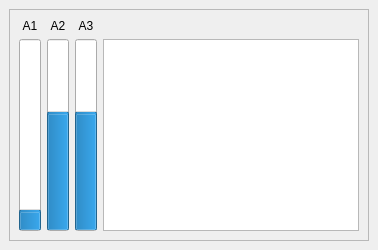
  <widget class="QDockWidget" name="dockWidget_3">
   <property name="features">
    <set>QDockWidget::DockWidgetFloatable|QDockWidget::DockWidgetMovable</set>
   </property>
   <property name="windowTitle">
    <string>Quad Display</string>
   </property>
   <attribute name="dockWidgetArea">
    <number>2</number>
   </attribute>
   <widget class="QWidget" name="dockWidgetContents_8">
    <layout class="QHBoxLayout" name="horizontalLayout_2">
     <item>
      <widget class="QFrame" name="frame_4">
       <property name="frameShape">
        <enum>QFrame::StyledPanel</enum>
       </property>
       <property name="frameShadow">
        <enum>QFrame::Raised</enum>
       </property>
       <layout class="QGridLayout" name="gridLayout_6">
        <item row="0" column="0">
         <widget class="QLabel" name="label_7">
          <property name="maximumSize">
           <size>
            <width>16777215</width>
            <height>10</height>
           </size>
          </property>
          <property name="text">
           <string>A1</string>
          </property>
          <property name="alignment">
           <set>Qt::AlignCenter</set>
          </property>
         </widget>
        </item>
        <item row="1" column="1">
         <widget class="QProgressBar" name="AltitudeProgressBar2">
          <property name="sizePolicy">
           <sizepolicy hsizetype="Fixed" vsizetype="Expanding">
            <horstretch>0</horstretch>
            <verstretch>0</verstretch>
           </sizepolicy>
          </property>
          <property name="font">
           <font>
            <stylestrategy>PreferDefault</stylestrategy>
            <kerning>true</kerning>
           </font>
          </property>
          <property name="cursor">
           <cursorShape>ArrowCursor</cursorShape>
          </property>
          <property name="layoutDirection">
           <enum>Qt::LeftToRight</enum>
          </property>
          <property name="maximum">
           <number>100</number>
          </property>
          <property name="value">
           <number>60</number>
          </property>
          <property name="alignment">
           <set>Qt::AlignCenter</set>
          </property>
          <property name="textVisible">
           <bool>true</bool>
          </property>
          <property name="orientation">
           <enum>Qt::Vertical</enum>
          </property>
          <property name="invertedAppearance">
           <bool>false</bool>
          </property>
          <property name="textDirection">
           <enum>QProgressBar::TopToBottom</enum>
          </property>
          <property name="format">
           <string>%p%</string>
          </property>
         </widget>
        </item>
        <item row="1" column="0">
         <widget class="QProgressBar" name="AltitudeProgressBar1">
          <property name="sizePolicy">
           <sizepolicy hsizetype="Fixed" vsizetype="Expanding">
            <horstretch>0</horstretch>
            <verstretch>0</verstretch>
           </sizepolicy>
          </property>
          <property name="font">
           <font>
            <stylestrategy>PreferDefault</stylestrategy>
            <kerning>true</kerning>
           </font>
          </property>
          <property name="cursor">
           <cursorShape>ArrowCursor</cursorShape>
          </property>
          <property name="layoutDirection">
           <enum>Qt::LeftToRight</enum>
          </property>
          <property name="minimum">
           <number>0</number>
          </property>
          <property name="maximum">
           <number>100</number>
          </property>
          <property name="value">
           <number>9</number>
          </property>
          <property name="alignment">
           <set>Qt::AlignCenter</set>
          </property>
          <property name="textVisible">
           <bool>true</bool>
          </property>
          <property name="orientation">
           <enum>Qt::Vertical</enum>
          </property>
          <property name="invertedAppearance">
           <bool>false</bool>
          </property>
          <property name="textDirection">
           <enum>QProgressBar::TopToBottom</enum>
          </property>
          <property name="format">
           <string>%p</string>
          </property>
         </widget>
        </item>
        <item row="0" column="1">
         <widget class="QLabel" name="label_8">
          <property name="text">
           <string>A2</string>
          </property>
          <property name="alignment">
           <set>Qt::AlignCenter</set>
          </property>
         </widget>
        </item>
        <item row="1" column="2">
         <widget class="QProgressBar" name="AltitudeProgressBar3">
          <property name="sizePolicy">
           <sizepolicy hsizetype="Fixed" vsizetype="Expanding">
            <horstretch>0</horstretch>
            <verstretch>0</verstretch>
           </sizepolicy>
          </property>
          <property name="font">
           <font>
            <stylestrategy>PreferDefault</stylestrategy>
            <kerning>true</kerning>
           </font>
          </property>
          <property name="cursor">
           <cursorShape>ArrowCursor</cursorShape>
          </property>
          <property name="layoutDirection">
           <enum>Qt::LeftToRight</enum>
          </property>
          <property name="maximum">
           <number>100</number>
          </property>
          <property name="value">
           <number>60</number>
          </property>
          <property name="alignment">
           <set>Qt::AlignCenter</set>
          </property>
          <property name="textVisible">
           <bool>true</bool>
          </property>
          <property name="orientation">
           <enum>Qt::Vertical</enum>
          </property>
          <property name="invertedAppearance">
           <bool>false</bool>
          </property>
          <property name="textDirection">
           <enum>QProgressBar::TopToBottom</enum>
          </property>
          <property name="format">
           <string>%p%</string>
          </property>
         </widget>
        </item>
        <item row="0" column="2">
         <widget class="QLabel" name="label_9">
          <property name="text">
           <string>A3</string>
          </property>
          <property name="alignment">
           <set>Qt::AlignCenter</set>
          </property>
         </widget>
        </item>
        <item row="1" column="3">
         <widget class="QGraphicsView" name="view">
          <property name="mouseTracking">
           <bool>true</bool>
          </property>
          <property name="focusPolicy">
           <enum>Qt::WheelFocus</enum>
          </property>
          <property name="acceptDrops">
           <bool>true</bool>
          </property>
          <property name="autoFillBackground">
           <bool>true</bool>
          </property>
          <property name="frameShadow">
           <enum>QFrame::Sunken</enum>
          </property>
         </widget>
        </item>
       </layout>
      </widget>
     </item>
    </layout>
   </widget>
  </widget>
